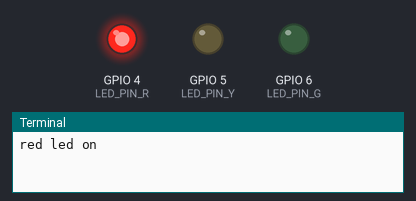
A program run on a simulated Raspberry Pi (BCM pin numbers). On the bench: output pins drawn as LEDs (lit = HIGH), the last lines printed to the terminal. At 6.0 s the program stops and its outputs stay as they are.

Above: at 0.1 s.
At 2.1 s:
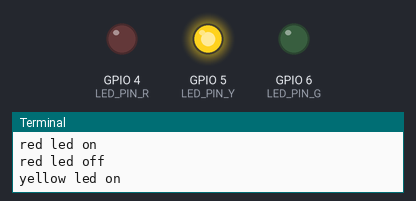
At 4.1 s:
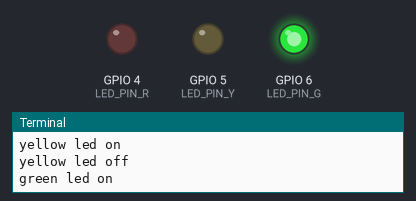
At 6.1 s:
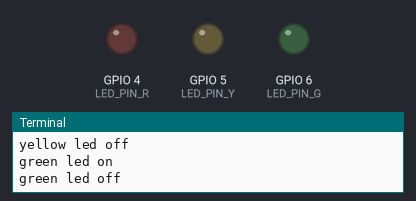
Timing chart, 0 to 7.5 s (numbered marks = the images above):
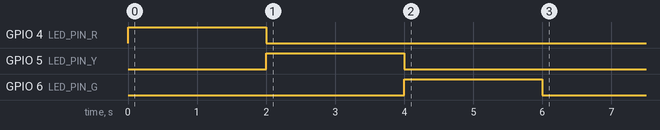

The program:

led_blink_task.py
```python
import RPi.GPIO as GPIO
import time

LED_PIN_R = 4
LED_PIN_Y = 5
LED_PIN_G = 6

GPIO.setmode(GPIO.BCM)
GPIO.setup(LED_PIN_R, GPIO.OUT)
GPIO.setup(LED_PIN_Y, GPIO.OUT)
GPIO.setup(LED_PIN_G, GPIO.OUT)

GPIO.output(LED_PIN_R, GPIO.HIGH)
print("red led on")
time.sleep(2)
GPIO.output(LED_PIN_R, GPIO.LOW)
print("red led off")

GPIO.output(LED_PIN_Y, GPIO.HIGH)
print("yellow led on")
time.sleep(2)
GPIO.output(LED_PIN_Y, GPIO.LOW)
print("yellow led off")

GPIO.output(LED_PIN_G, GPIO.HIGH)
print("green led on")
time.sleep(2)
GPIO.output(LED_PIN_G, GPIO.LOW)
print("green led off")


GPIO.cleanup()
```

Measured:
- by itself, GPIO 4 (LED_PIN_R): LOW → HIGH at 0.00 s, → LOW 2.0 s later
- by itself, GPIO 5 (LED_PIN_Y): LOW → HIGH at 2.0 s, → LOW 2.0 s later
- by itself, GPIO 6 (LED_PIN_G): LOW → HIGH at 4.0 s, → LOW 2.0 s later
